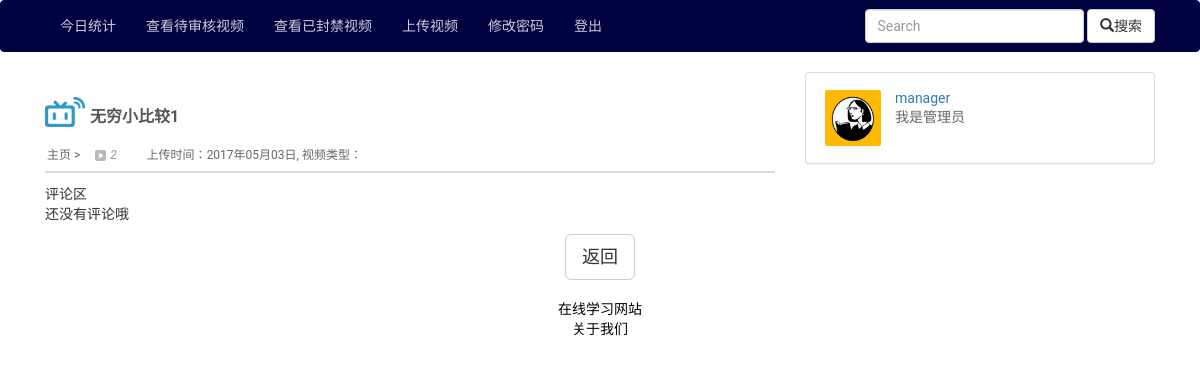
The app's page /video/12/morecomments/ (signed in) with its own data.
### glgl_app/models.py (models this page shows, shortened)
class Video(models.Model):
    title = models.CharField(max_length=100, default='title')  # 标题
    video = models.FileField(upload_to='videos')  # 视频文件
    cover = models.ImageField(upload_to='covers',
                              default='default/default_headimage.jpg')  # 封面
    description = models.CharField(max_length=200, default='空')  # 描述
    uploader = models.ForeignKey(User, related_name='uploader')  # UP主
    teacher = models.CharField(max_length=5, default='空')  # 讲师 add by cby 2017-04-20
    tag = models.CharField(max_length=30, default='')  # 知识点 add by cby 2017-04-11
    difficulty = models.FloatField(default=0) #视频相对大纲难度 add by cby 2017-04-11
    quality = models.FloatField(default=0)  # 视频难度 add by cby 2017-04-28
    play = models.IntegerField(default=0)  # 播放数
    like = models.IntegerField(default=0)  # 点赞数
    like_list = models.ManyToManyField(UserExtraProfile)  # 点赞列表
    time = models.DateTimeField(auto_now=False, auto_now_add=True)  # 上传时间
    status = models.IntegerField(default=0)  # 状态——用来标记视频是否被管理员禁封
    favorite = models.IntegerField(default=0)  # 收藏数
    favorite_list = models.ManyToManyField(UserExtraProfile, related_name="favorite_list")  # 收藏列表
    def get_absolute_url(self):  # ——相当于在这里给视频创建了url
        return '/video/%u' % self.pk  # pk是主码，并未在上面定义

class UserExtraProfile(models.Model):
    user = models.OneToOneField(User)  # User是系统自带的类/model
    headimage = models.ImageField(upload_to='headimages',
                                  default='default/default_headimage.jpg')  # 头像
    description = models.CharField(max_length=50, default='')  # 个人描述
    testornot = models.BooleanField(default=False)  # add by cby 2017-04-07 识别用户是否进行过测试，当创建了知识体系时，将其置为True

### glgl_app/views.py (the view)
@require_http_methods(["GET"])#√ 在video.html中被调用
def more_comments(request, video_id):
	if not request.user.is_authenticated:
		return render(request, 'glgl_app/video.html')
	else:
		video = Video.objects.get(pk = video_id)#传进来个这个真是有点多余 不止这一处
		comments = video.comment_set.all().order_by("-cdate")
		return render(request, 'glgl_app/more_comments.html',
					  context = {'video':video, 'all_comment': comments})

### glgl_app/templates/glgl_app/more_comments.html (shortened to what this page needs)
{% extends "glgl_app/base.html" %}
{% block extracss %}
	<link href="/static/css/video.css" rel="stylesheet">
	<link href="/static/css/video-js.css" rel="stylesheet">
{% endblock %}
{% block content %}
	<div class="dd-video">
		<div class = "col-md-8">
			<div class="info">
				<div class="video-title"><h2>{{ video.title }}</h2></div>
				<div class="tminfo"><a href="/">主页</a> > <a href="/category/{{video.category}}">{{ video.categoryName }}</a>
					<i id="dianji" title="播放">{{ video.play }}</i>
					<span>
						上传时间：{{ video.time|date:"Y年m月d日" }}, 视频类型：{{ video_type }}
					</span>
				</div>
			</div>
		</div>
		<div class="col-md-4">
			<div class="panel panel-default">
				<div class="panel-body">
					<a href="#">
						<div class="u-face"><img class="small-headimage" src='/media/{{video.uploader.userextraprofile.headimage}}'>
						</div>
					</a>
					<div class="r-info">
						<div class="usname"><a href="/homepage/{{ video.uploader.id }}"
						class="name">{{ video.uploader.username }}</a></div>
						<div class="sign">{{ video.uploader.userextraprofile.description }}</div>
					</div>
				</div>
			</div>
		</div>
		<div class="col-md-12" >评论区</div>
		{% if all_comment %}
			{% for comment in all_comment %}
				<div class="col-md-12">
					<div class="panel panel-default">
						<div class="panel-body">
							<a href="#">
								<div class="u-face"><img class="small-headimage" src='/media/{{comment.user.userextraprofile.headimage}}'>
								</div>
							</a>
							<div class="r-info">
								<div class="usname"><a href="/homepage/{{ video.uploader.id }}"
								class="name">{{ comment.user.nickName }}</a></div>
								<div class="sign">{{ comment.content }}</div>
								<div class="sign">{{ comment.cdate }}</div>
							</div>
						</div>
					</div>
				</div>
			{% endfor %}
		{% else %}
			<div class="col-md-12">还没有评论哦</div>
		{% endif %}
		<div class="m-row" style="text-align: center">
			<a href = "{{ video.get_absolute_url }}" class = "btn btn-default btn-lg" style="margin-top: 10px">返回</a>
		</div>
	</div>
{% endblock %}

### glgl_app/static/css/base.css (style rules this page uses)
html, body { font-family: "Roboto", "Microsoft YaHei", "����", "����", sans-serif; }
.small-headimage { height:90px; width:90px; }

### glgl_app/static/css/video.css (style rules this page uses)
.dd-video h2 { display: block; font-size: 16px; color: #525659; font-weight: 700; overflow: hidden; line-height: 24px; text-overflow: ellipsis; white-space: nowrap; background: url('/static/images/v_ttl.png') no-repeat 0 0; padding: 8px 0 8px 45px }
.dd-video .info { padding: 5px 0 8px 0; position: relative; overflow: hidden; border-bottom: 2px solid #ddd }
.dd-video .u-face { width: 64px; text-align: center; margin: 0 10px 0 0; overflow: hidden; position: relative; z-index: 0; float: left; }
.dd-video .u-face img { display: block; height: 60px; width: 60px; margin: 0 auto; border-radius: 4px; border: 2px solid transparent; position: relative; z-index: 10; }
.r-info { float: left; }
.dd-video .sign { color: #666; line-height: 18px; overflow: hidden; word-wrap: break-word }
.dd-video .tminfo { position: relative; left: 0; padding-left: 2px; line-height: 16px; color: #666; font-size: 12px }
.dd-video .tminfo a { color: #666 }
.dd-video .tminfo i { color: #999; margin: 0 15px 0 0 }
.dd-video .tminfo i#dianji, .dd-video .tminfo i#stow_count, .dd-video .tminfo i#pt, .dd-video .tminfo i#pl, .dd-video .tminfo i#dm_count { background: url('/static/images/icons_v.png') no-repeat; padding-left: 15px; display: inline-block; *display: inline; *zoom: 1 }
.dd-video .tminfo i#dianji { background-position: 0 -202px }

### records on screen
Video: title "无穷小比较1", play "2", time "2017年05月03日", uploader.userextraprofile.headimage (placeholder picture), uploader.username "manager", uploader.userextraprofile.description "我是管理员"
